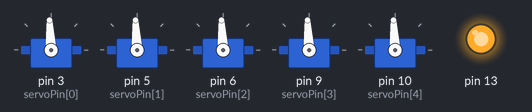
Simulated run of this sketch. Board: Arduino Uno, built with avr-gcc and run on an emulated ATmega328P. Parts: 5 × servo, output pins drawn as LEDs (lit = HIGH).

Above: at 0.1 s.
Timing chart, 0 to 1.6 s (numbered marks = the images above):
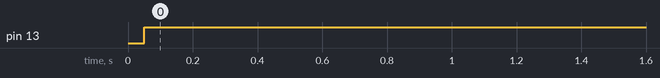

The sketch:

python_servoarm.ino
```cpp
#include <Servo.h>

//Constants (robot dimensions in mm)
int baseHeight = 50;
int humerus = 50;
int ulna = 50;
int hand = 80;

#define BASENEUTRAL     1500
#define SHOULDERNEUTRAL 0
#define ELBOWEUTRAL     1944
#define WRISTNEUTRAL    1000
#define GRIPPERNEUTRAL  0

int baseValue,
    shoulderValue,
    elbowValue,
    wristValue,
    gripperValue;

//PINOUT
int servoPin[] = {3,5,6,9,10};

char serialBuffer[50];
char workBuffer[5];
int bufferIndex = 25;

//Servo object declaration using <Servo.h>
Servo myservo;  //A-1 (Base)      // 500 - 2500
Servo myservo2; //A-2 (Shoulder)  //
Servo myservo3; //A-3 (Elbow)     //
Servo myservo4; //A-4 (Wrist)     //
Servo myservo5; //A-5 (Gripper)   //

void setup(){
    Serial.begin(57600);
    myservo.attach(servoPin[0]);  //A-1 (Base)
    myservo2.attach(servoPin[1]); //A-2 (Shoulder)
    myservo3.attach(servoPin[2]); //A-3 (Elbow)
    myservo4.attach(servoPin[3]); //A-4 (Wrist)
    myservo5.attach(servoPin[4]); //A-5 (Gripper)
    pinMode(13, OUTPUT);
    digitalWrite(13, LOW);
    strcpy(serialBuffer, "a1500b1500c1500d1500e1500");
}

void loop() {

    while (Serial.available() > 0) {                // Captures commandstring into serialbuffer
      serialBuffer[bufferIndex++] = Serial.read();  // a[4]b[4]c[4]d[4]e[4]
                                                    // a0000b0010c0010d0010e0010 - a1500b1500c1500d1500e1500
    }

    //Serial.print("BufferIndex: ");
    //Serial.println(bufferIndex);
    /*
    Serial.print("Command String: ");
    for (int i = 0; i < bufferIndex; i++) {
      Serial.print(serialBuffer[i]);
    }
    Serial.println();
    */
    if (bufferIndex == 25) {
      workBuffer[0] = serialBuffer[1];
      workBuffer[1] = serialBuffer[2];
      workBuffer[2] = serialBuffer[3];
      workBuffer[3] = serialBuffer[4];
      baseValue = atoi(workBuffer);

      workBuffer[0] = serialBuffer[6];
      workBuffer[1] = serialBuffer[7];
      workBuffer[2] = serialBuffer[8];
      workBuffer[3] = serialBuffer[9];
      shoulderValue = atoi(workBuffer);

      workBuffer[0] = serialBuffer[11];
      workBuffer[1] = serialBuffer[12];
      workBuffer[2] = serialBuffer[13];
      workBuffer[3] = serialBuffer[14];
      elbowValue = atoi(workBuffer);

      workBuffer[0] = serialBuffer[16];
      workBuffer[1] = serialBuffer[17];
      workBuffer[2] = serialBuffer[18];
      workBuffer[3] = serialBuffer[19];
      wristValue = atoi(workBuffer);

      workBuffer[0] = serialBuffer[21];
      workBuffer[1] = serialBuffer[22];
      workBuffer[2] = serialBuffer[23];
      workBuffer[3] = serialBuffer[24];
      gripperValue  = atoi(workBuffer);
      bufferIndex = 0;

    }
    else {
      bufferIndex = 0;
      digitalWrite(13, HIGH);
      //Serial.println("Hmmm");
    }
    shoulderValue = constrain(shoulderValue, 650, 2500);

    myservo.writeMicroseconds(baseValue);       //Base. Neutral position = 90
    myservo2.writeMicroseconds(shoulderValue);  //Shoulder. Vertical = 90.
    myservo3.writeMicroseconds(elbowValue);     //Elbow. Vertical up = 175.
    myservo4.writeMicroseconds(wristValue);     //Wrist. Vertical = 90.
    myservo5.writeMicroseconds(gripperValue);   //Less is more closed
    //serialDebug();
    delay(50);
}

void serialDebug() {
    Serial.print(baseValue); //LEFT RIGHT(1024)
    Serial.print("\t");
    Serial.print(shoulderValue); //DOWN UP(1024)
    Serial.print("\t");
    Serial.print(elbowValue);//LEFT RIGHT(1024)
    Serial.print("\t");
    Serial.print(wristValue);
    Serial.print("\t");
    Serial.print(gripperValue);
    Serial.print("\n");
    delay(30);
}

/*
 * Functions, variables and commands for on-board math!
 *     // h[3]r[3]d[3]a[3] - h100r004d060a015 - h150r004d060a015
 *
 *
 * float shoulder;
float elbow;
float wristAngle;
int setHeight;
int setDepth;
int setAngle;

int rotationStartDepth; //Initial depth value before compensating for rotation
int setRotation;  //
int rotationDepth;  //Depth value after rotation
 *
 * workBuffer[0] = serialBuffer[1];
    workBuffer[1] = serialBuffer[2];
    workBuffer[2] = serialBuffer[3];
    setHeight = atoi(workBuffer);

    workBuffer[0] = serialBuffer[5];
    workBuffer[1] = serialBuffer[6];
    workBuffer[2] = serialBuffer[7];
    setRotation = atoi(workBuffer);

    workBuffer[0] = serialBuffer[9];
    workBuffer[1] = serialBuffer[10];
    workBuffer[2] = serialBuffer[11];
    rotationStartDepth = atoi(workBuffer);

    workBuffer[0] = serialBuffer[13];
    workBuffer[1] = serialBuffer[14];
    workBuffer[2] = serialBuffer[15];
    setAngle = atoi(workBuffer);
    bufferIndex = 0;
    //serialDebug2();

    rotationDepth = constrain(rotationStartDepth/cos(setRotation*0.0174532925),10,200);
    findAngles(setHeight,rotationDepth,setAngle); //End effector angle locked to 0!
    shoulder = constrain(shoulder,10,170);
    if (shoulder != 0) {
        myservo.write(90+setRotation);  //Base.Neutral position = 100 100+setRotation
        myservo2.write(shoulder);     //Shoulder. Vertical = 90.
        myservo3.write(175+elbow);  //Elbow. Vertical up = 175.
        myservo4.write(90+wristAngle);  //Wrist. Vertical = 90.
        myservo5.write(30);  //Less is more closed
    }
 *
void findAngles(float localHeight, float localDepth, float wristAngleToGround){
    float offsetsHeight = sin(radians(wristAngleToGround))*hand;
    float offsetsDepth = cos(radians(wristAngleToGround))*hand;
    float wristHeight = localHeight-offsetsHeight-baseHeight;
    float wristDepth = localDepth-offsetsDepth;
    float shoulderToWrist = sqrt((wristHeight*wristHeight)+(wristDepth*wristDepth));
    float angle1 = atan2(wristHeight,wristDepth);
    float angle2 = acos(((humerus*humerus)-(ulna*ulna)+(shoulderToWrist*shoulderToWrist))/((2*humerus)*shoulderToWrist));
    shoulder = int((angle1+angle2)*180/pi);
    elbow = int(-(180-(acos(((humerus*humerus)+(ulna*ulna)-(shoulderToWrist*shoulderToWrist))/((2*humerus)*ulna)))*180/pi));
    wristAngle = wristAngleToGround-elbow-shoulder;
}

void serialDebug() {
    Serial.print(setHeight); //LEFT RIGHT(1024)
    Serial.print("\t");
    Serial.print(setDepth); //DOWN UP(1024)
    Serial.print("\t");
    Serial.print(setAngle);//LEFT RIGHT(1024)
    Serial.print("\t");
    Serial.print(shoulder);
    Serial.print("\t");
    Serial.print(elbow);
    Serial.print("\t");
    Serial.print(setRotation);
    Serial.print("\t");
    Serial.print(rotationDepth);
    Serial.print("\n");
    delay(30);
}
*/
```

Measured:
- by itself, pin 13: LOW → HIGH at 0.05 s
